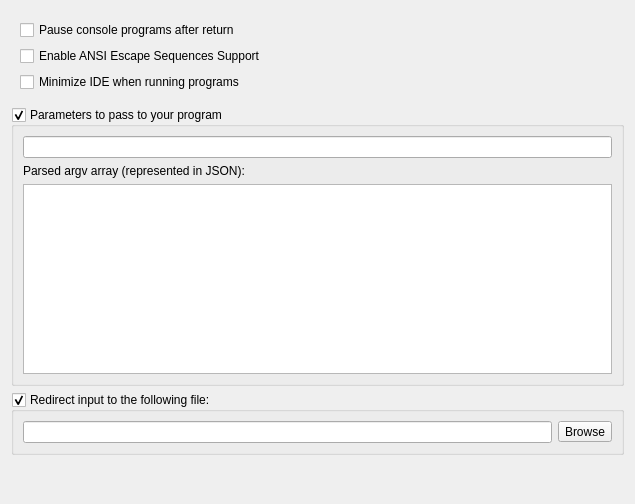
<?xml version="1.0" encoding="UTF-8"?>
<ui version="4.0">
 <class>ExecutorGeneralWidget</class>
 <widget class="QWidget" name="ExecutorGeneralWidget">
  <property name="geometry">
   <rect>
    <x>0</x>
    <y>0</y>
    <width>635</width>
    <height>504</height>
   </rect>
  </property>
  <property name="windowTitle">
   <string>Form</string>
  </property>
  <layout class="QGridLayout" name="gridLayout">
   <item row="0" column="0">
    <widget class="QWidget" name="widget" native="true">
     <layout class="QVBoxLayout" name="verticalLayout">
      <item>
       <widget class="QCheckBox" name="chkPauseConsole">
        <property name="text">
         <string>Pause console programs after return</string>
        </property>
       </widget>
      </item>
      <item>
       <widget class="QCheckBox" name="chkVTSeq">
        <property name="text">
         <string>Enable ANSI Escape Sequences Support</string>
        </property>
       </widget>
      </item>
      <item>
       <widget class="QCheckBox" name="chkMinimizeOnRun">
        <property name="text">
         <string>Minimize IDE when running programs</string>
        </property>
       </widget>
      </item>
     </layout>
    </widget>
   </item>
   <item row="0" column="1">
    <spacer name="horizontalSpacer">
     <property name="orientation">
      <enum>Qt::Orientation::Horizontal</enum>
     </property>
     <property name="sizeHint" stdset="0">
      <size>
       <width>40</width>
       <height>20</height>
      </size>
     </property>
    </spacer>
   </item>
   <item row="1" column="0" colspan="2">
    <widget class="QGroupBox" name="grpExecuteParameters">
     <property name="title">
      <string>Parameters to pass to your program</string>
     </property>
     <property name="checkable">
      <bool>true</bool>
     </property>
     <layout class="QVBoxLayout" name="verticalLayout_2">
      <item>
       <widget class="QLineEdit" name="txtExecuteParamaters"/>
      </item>
      <item>
       <widget class="QLabel" name="labelParseArgsInJson">
        <property name="text">
         <string>Parsed argv array (represented in JSON):</string>
        </property>
       </widget>
      </item>
      <item>
       <widget class="QTextBrowser" name="txtParsedArgsInJson"/>
      </item>
     </layout>
    </widget>
   </item>
   <item row="2" column="0" colspan="2">
    <widget class="QGroupBox" name="grpRedirectInput">
     <property name="title">
      <string>Redirect input to the following file:</string>
     </property>
     <property name="checkable">
      <bool>true</bool>
     </property>
     <layout class="QGridLayout" name="gridLayout_2">
      <item row="0" column="2">
       <widget class="QToolButton" name="btnBrowse">
        <property name="toolTip">
         <string>Browse</string>
        </property>
        <property name="text">
         <string>Browse</string>
        </property>
       </widget>
      </item>
      <item row="0" column="1">
       <widget class="QLineEdit" name="txtRedirectInputFile"/>
      </item>
     </layout>
    </widget>
   </item>
   <item row="3" column="0" colspan="2">
    <spacer name="verticalSpacer">
     <property name="orientation">
      <enum>Qt::Orientation::Vertical</enum>
     </property>
     <property name="sizeHint" stdset="0">
      <size>
       <width>20</width>
       <height>40</height>
      </size>
     </property>
    </spacer>
   </item>
  </layout>
 </widget>
 <tabstops>
  <tabstop>chkPauseConsole</tabstop>
  <tabstop>chkVTSeq</tabstop>
  <tabstop>chkMinimizeOnRun</tabstop>
  <tabstop>grpExecuteParameters</tabstop>
  <tabstop>txtExecuteParamaters</tabstop>
  <tabstop>txtParsedArgsInJson</tabstop>
  <tabstop>grpRedirectInput</tabstop>
  <tabstop>txtRedirectInputFile</tabstop>
  <tabstop>btnBrowse</tabstop>
 </tabstops>
 <resources/>
 <connections/>
</ui>
